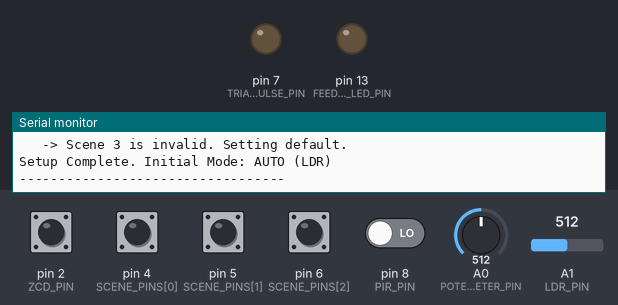
This sketch was run on a simulated Arduino Uno, built with avr-gcc and run on an emulated ATmega328P. Shown: output pins drawn as LEDs (lit = HIGH), the last lines printed to the serial monitor. Dashed ring = blinking. The test bench sets the inputs (shaded band); at power-on: pin 2 (ZCD_PIN), pin 4 (SCENE_PINS[0]), pin 5 (SCENE_PINS[1]), pin 6 (SCENE_PINS[2]) HIGH, pin 8 (PIR_PIN) LOW, A0 (POTENTIOMETER_PIN) = 512, A1 (LDR_PIN) = 512. EEPROM starts erased.

Above: at 1.4 s.
1.5 s: pin 5 (SCENE_PINS[1]) pulled LOW for 0.15 s
At 1.73 s:
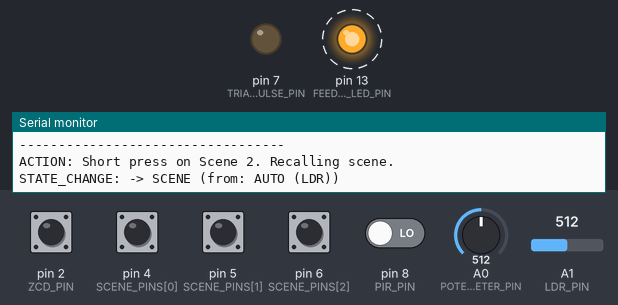
3.4 s: pin 6 (SCENE_PINS[2]) pulled LOW for 0.15 s
At 4.6 s:
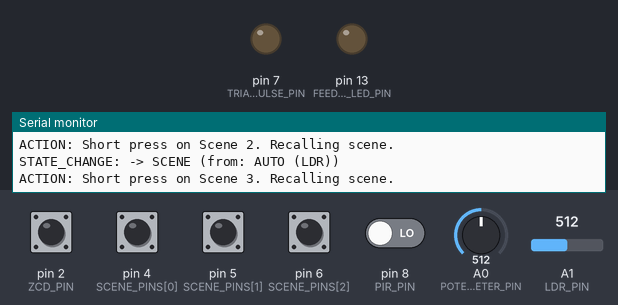
Timing chart, 0 to 6.4 s (numbered marks = the images above; inputs shaded):
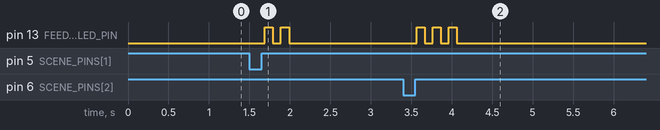

The sketch:

sketch_dimmer_phase04.ino
```cpp
/*
  Phase 4: AC light Dimmer with Scene Control & PIR Motion Sensor
  - Priority: Manual Potentiometer > PIR Motion > Scene Control > Auto LDR Mode
  - PIR triggers an LDR-adjusted brightness level.
  - Motion mode has a 60s timeout after the last detected motion.
  - Refactored into a structured Finite State Machine (FSM) for robustness and clarity.
*/

// =================== Libraries ===================
#include <EEPROM.h>

// =================== Pin Definitions ===================
#define TRIAC_PULSE_PIN 7   // Output for TRIAC driver
#define ZCD_PIN           2   // Input from Zero-Crossing Detector (Interrupt 0)
#define POTENTIOMETER_PIN A0  // Input for manual control
#define LDR_PIN           A1  // Input for LDR sensor
#define PIR_PIN           8   // Input for PIR Motion Sensor
const int SCENE_PINS[] = {4, 5, 6}; // Input pins for scenes
#define FEEDBACK_LED_PIN  13  // Built-in LED for feedback

// =================== Global Constants ===================
const int AC_FREQUENCY = 50;
const int AC_HALF_CYCLE_MICROS = 1000000 / (2 * AC_FREQUENCY); // 10000 us for 50Hz
const int MIN_DIM_DELAY = 1500;   // Minimum firing delay for max brightness
const int MAX_DIM_DELAY = AC_HALF_CYCLE_MICROS - 2000; // Max firing delay for min brightness
const long MANUAL_MODE_TIMEOUT = 10000; // 10 seconds for manual mode timeout
const long SCENE_MODE_TIMEOUT = 30000;  // 30 seconds for scene mode timeout
const long MOTION_MODE_TIMEOUT = 60000; // 60 seconds for motion mode timeout
const long LONG_PRESS_DURATION = 3000;  // 3 seconds to be considered a long press
const int POT_CHANGE_THRESHOLD = 10;    // Min change in pot value to trigger manual mode
const bool DETAILED_DEBUG = true;       // Enable/disable detailed serial logs

// =================== Scene Configuration ===================
const int NUM_SCENES = 3;
const int EEPROM_SCENES_START_ADDR = 0; // Start address for storing scenes in EEPROM
int sceneControlValues[NUM_SCENES];     // Stores scene brightness values (0-1023)

unsigned long sceneButtonPressedTime[NUM_SCENES] = {0};
bool sceneActionTaken[NUM_SCENES] = {false}; // Flag to ensure action (save/recall) is taken only once per press

// =================== Global State Variables ===================
volatile int dimmingDelay = MAX_DIM_DELAY; // Start with the light off/dimmest. Safely updated.
enum ControlMode { AUTO, MANUAL, SCENE, MOTION };
ControlMode currentMode = AUTO;
ControlMode previousMode = AUTO; // To store the mode before a temporary override (like motion or scene)

int controlValue = 0;
int lastPotValue = 0;
unsigned long stateEntryTime = 0;     // Timestamp for when the current state was entered. Used for timeouts.
unsigned long lastMotionTime = 0;     // Timer for motion detection timeout. Tracks the *last* moment of motion.
int activeSceneIndex = -1;

// =================== Interrupt Service Routine ===================
// This function is time-critical. It fires the TRIAC at the right moment.
void zeroCrossInterrupt() {
  delayMicroseconds(dimmingDelay);
  digitalWrite(TRIAC_PULSE_PIN, HIGH);
  delayMicroseconds(10);
  digitalWrite(TRIAC_PULSE_PIN, LOW);
}

// =================== State Management Functions ===================
// Central function to handle all state transitions.
void changeState(ControlMode newMode) {
  if (currentMode == newMode) return; // Do nothing if state is unchanged.

  previousMode = currentMode;   // Store the old state
  currentMode = newMode;        // Set the new state
  stateEntryTime = millis();    // Record the time of state entry for timeouts.

  if(DETAILED_DEBUG){
    Serial.print(F("STATE_CHANGE: -> "));
    Serial.print(controlModeToString(currentMode));
    Serial.print(F(" (from: "));
    Serial.print(controlModeToString(previousMode));
    Serial.println(F(")"));
  }
}

// Handles short and long presses for scene buttons.
void handleSceneButtons() {
    unsigned long currentTime = millis();
    for (int i = 0; i < NUM_SCENES; i++) {
        if (digitalRead(SCENE_PINS[i]) == LOW) { // Button is pressed
            if (sceneButtonPressedTime[i] == 0) { // First moment the button is detected as pressed
                sceneButtonPressedTime[i] = currentTime;
                sceneActionTaken[i] = false;
            }
            // Check for long press
            if (!sceneActionTaken[i] && (currentTime - sceneButtonPressedTime[i] > LONG_PRESS_DURATION)) {
                if (DETAILED_DEBUG) { Serial.print(F("ACTION: Long press on Scene ")); Serial.print(i + 1); Serial.println(F(". Saving current brightness.")); }
                saveSceneToEEPROM(i, controlValue);
                sceneActionTaken[i] = true; // Mark that we've acted on this press
            }
        } else { // Button is not pressed (released)
            if (sceneButtonPressedTime[i] != 0) { // It was previously pressed
                if (!sceneActionTaken[i]) { // It was a short press, and no action was taken yet
                    if (DETAILED_DEBUG) { Serial.print(F("ACTION: Short press on Scene ")); Serial.print(i + 1); Serial.println(F(". Recalling scene.")); }
                    activeSceneIndex = i;
                    changeState(SCENE);
                    giveFeedback(i + 1);
                }
                sceneButtonPressedTime[i] = 0; // Reset the timer for this button
            }
        }
    }
}


// =================== Helper Functions ===================
// Provides visual feedback using the built-in LED
void giveFeedback(int blinks) {
  for (int i = 0; i < blinks; i++) {
    digitalWrite(FEEDBACK_LED_PIN, HIGH);
    delay(100);
    digitalWrite(FEEDBACK_LED_PIN, LOW);
    delay(100);
  }
}

// Converts ControlMode enum to a printable string for logging
const char* controlModeToString(ControlMode mode) {
  switch (mode) {
    case MANUAL: return "MANUAL";
    case SCENE:  return "SCENE";
    case MOTION: return "MOTION";
    case AUTO:   return "AUTO (LDR)";
    default:     return "UNKNOWN";
  }
}

// Loads scene values from EEPROM at startup
void loadScenesFromEEPROM() {
  Serial.println(F("EEPROM: Loading scenes..."));
  for (int i = 0; i < NUM_SCENES; ++i) {
    int address = EEPROM_SCENES_START_ADDR + i * sizeof(int);
    EEPROM.get(address, sceneControlValues[i]);
    // Validate the loaded value. If it's invalid (uninitialized EEPROM returns 0xFFFF) or out of range, set a default.
    if (sceneControlValues[i] < 0 || sceneControlValues[i] > 1023) {
      if (DETAILED_DEBUG) { Serial.print(F("   -> Scene ")); Serial.print(i + 1); Serial.println(F(" is invalid. Setting default.")); }
      // Set some reasonable default values
      if (i == 0) sceneControlValues[i] = 1023; // Full brightness
      else if (i == 1) sceneControlValues[i] = 512; // Medium brightness
      else sceneControlValues[i] = 100; // Low brightness
      EEPROM.put(address, sceneControlValues[i]);
    } else {
      if (DETAILED_DEBUG) { Serial.print(F("   -> Scene ")); Serial.print(i + 1); Serial.print(F(" loaded: ")); Serial.println(sceneControlValues[i]); }
    }
  }
}

// Saves a single scene's control value to EEPROM
void saveSceneToEEPROM(int sceneIndex, int value) {
  if (sceneIndex < 0 || sceneIndex >= NUM_SCENES) return;
  sceneControlValues[sceneIndex] = constrain(value, 0, 1023);
  int address = EEPROM_SCENES_START_ADDR + sceneIndex * sizeof(int);
  EEPROM.put(address, sceneControlValues[sceneIndex]);
  if (DETAILED_DEBUG) { Serial.print(F("EEPROM: Scene ")); Serial.print(sceneIndex + 1); Serial.print(F(" saved with value: ")); Serial.println(sceneControlValues[sceneIndex]); }
  giveFeedback(5);
}

// =================== Main Setup ===================
void setup() {
  Serial.begin(9600);
  Serial.println(F("\n----------------------------------"));
  Serial.println(F("Advanced AC Dimmer - Initializing..."));
  Serial.println(F("----------------------------------"));

  pinMode(TRIAC_PULSE_PIN, OUTPUT);
  digitalWrite(TRIAC_PULSE_PIN, LOW);
  pinMode(ZCD_PIN, INPUT_PULLUP);
  pinMode(POTENTIOMETER_PIN, INPUT);
  pinMode(LDR_PIN, INPUT);
  pinMode(PIR_PIN, INPUT);
  pinMode(FEEDBACK_LED_PIN, OUTPUT);
  for (int i = 0; i < NUM_SCENES; i++) {
    pinMode(SCENE_PINS[i], INPUT_PULLUP);
  }

  lastPotValue = analogRead(POTENTIOMETER_PIN);
  loadScenesFromEEPROM();
  attachInterrupt(digitalPinToInterrupt(ZCD_PIN), zeroCrossInterrupt, RISING);

  Serial.println(F("\nSetup Complete. Initial Mode: AUTO (LDR)"));
  Serial.println(F("----------------------------------"));
  stateEntryTime = millis(); // Initialize state timer
}

// =================== Main Loop ===================
void loop() {
  unsigned long currentTime = millis();

  // 1. Read all inputs at the beginning of the loop.
  int currentPotValue = analogRead(POTENTIOMETER_PIN);
  bool motionDetected = (digitalRead(PIR_PIN) == HIGH);
  bool potMoved = (abs(currentPotValue - lastPotValue) > POT_CHANGE_THRESHOLD);

  // 2. Handle high-priority overrides before the main state machine.
  if (potMoved) {
    lastPotValue = currentPotValue;
    changeState(MANUAL);
  }
  else if (motionDetected && currentMode != MANUAL) {
    if (currentMode == MOTION) {
        lastMotionTime = currentTime; // Reset motion timer if already in motion mode
    } else {
        changeState(MOTION);
    }
  }

  // 3. FSM: Execute logic based on the current state.
  switch (currentMode) {
    case AUTO:
      // State Action: Set brightness based on LDR.
      controlValue = map(analogRead(LDR_PIN), 10, 975, 1023, 0); // Inverting map

      // Transition Logic: Check for lower priority inputs.
      handleSceneButtons();
      break;

    case MANUAL:
      // State Action: Set brightness based on potentiometer.
      controlValue = lastPotValue;

      // Transition Logic: Check for timeout.
      if (currentTime - stateEntryTime > MANUAL_MODE_TIMEOUT) {
        if (DETAILED_DEBUG) Serial.println(F("TIMEOUT: Manual mode expired. Reverting to AUTO."));
        changeState(AUTO); // Manual always reverts to the base AUTO mode.
      }
      break;

    case MOTION:
      // State Action: Set brightness based on LDR (or a fixed value).
      // Fall-through to AUTO is avoided for clarity. The logic is duplicated intentionally.
      controlValue = map(analogRead(LDR_PIN), 10, 975, 1023, 0);

      // Transition Logic: Check for motion timeout.
      if (!motionDetected && (currentTime - lastMotionTime > MOTION_MODE_TIMEOUT)) {
        if (DETAILED_DEBUG) Serial.println(F("TIMEOUT: Motion mode expired. Reverting to previous mode."));
        changeState(previousMode); // Revert to the state before motion was detected.
      }
      break;

    case SCENE:
      // State Action: Set brightness based on the active scene.
      if (activeSceneIndex != -1) {
        controlValue = sceneControlValues[activeSceneIndex];
      }

      // Transition Logic: Check for other scene button presses or timeout.
      handleSceneButtons(); // Allows switching to another scene.
      if (currentTime - stateEntryTime > SCENE_MODE_TIMEOUT) {
        if (DETAILED_DEBUG) Serial.println(F("TIMEOUT: Scene mode expired. Reverting to previous mode."));
        changeState(previousMode); // Revert to the state before the scene was activated.
        activeSceneIndex = -1;
      }
      break;
  }

  // 4. Calculate and safely update the global dimmingDelay based on the final controlValue.
  int newDimmingDelay = map(constrain(controlValue, 0, 1023), 0, 1023, MAX_DIM_DELAY, MIN_DIM_DELAY);

  // Disable interrupts temporarily to safely update the volatile variable
  noInterrupts();
  dimmingDelay = newDimmingDelay;
  interrupts();

  delay(20); // Small delay to prevent the loop from running too fast.
}
```

Measured:
- after the input at 1.5 s, pin 13 (FEEDBACK_LED_PIN): alternates HIGH for 0.10 s and LOW for 0.10 s, 4 changes in all, then stays LOW, starting after 0.19 s
- after the input at 3.4 s, pin 13 (FEEDBACK_LED_PIN): alternates HIGH for 0.10 s and LOW for 0.10 s, 6 changes in all, then stays LOW, starting after 0.16 s
